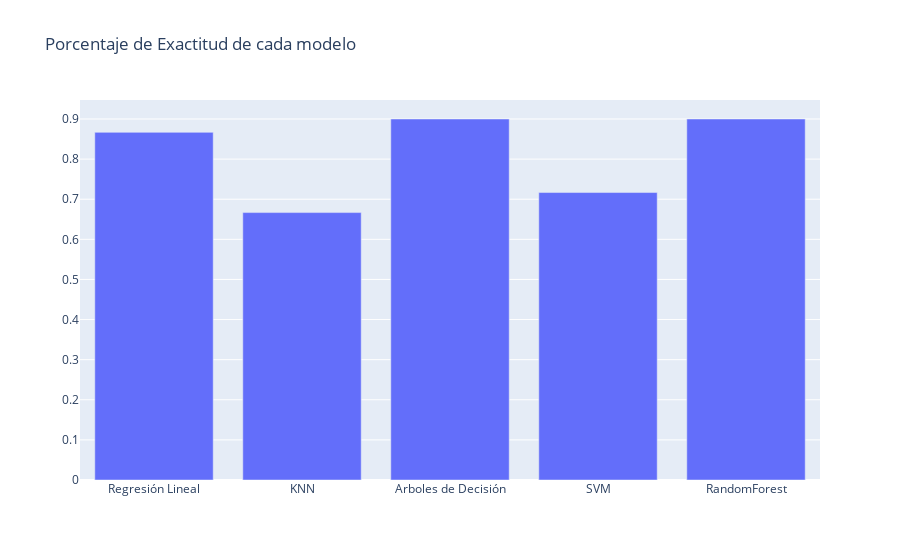

This figure's notebook cell:
### Markdown cell above
<center><h2 style="color: #28abb9">Evaluación de exactitud de los modelos</center></h2></center>

### Code cell
modelos= ['Regresión Lineal', 'KNN','Arboles de Decisión', 'SVM', 'RandomForest']

fig = go.Figure([go.Bar(x=modelos, y=[reg_log_score,knn_score,arbol_score,svm_score,randForest_score],)])
fig.update_layout(title_text="Porcentaje de Exactitud de cada modelo")
fig.show()

### Figure 1 — Plotly figure (JSON) as saved in the notebook; plotly's stock layout.template omitted (floating-point values rounded to 4 significant figures)
{"data": [{"type": "bar", "x": ["Regresión Lineal", "KNN", "Arboles de Decisión", "SVM", "RandomForest"], "y": [0.8667, 0.6667, 0.9, 0.7167, 0.9]}], "layout": {"title": {"text": "Porcentaje de Exactitud de cada modelo"}}}
